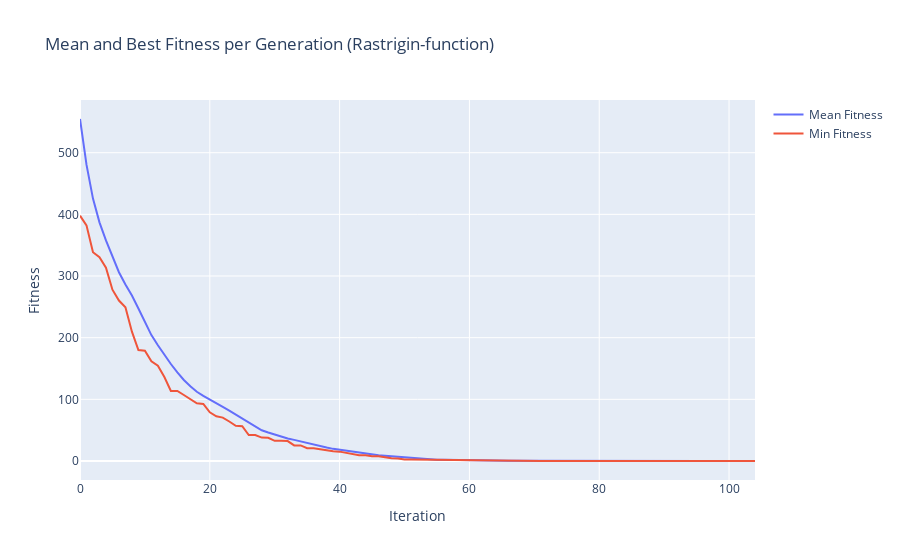

Write notebook code for a chart like this one.
### Code cell
title = f'Mean and Best Fitness per Generation ({params_1["function"]}-{params_1["cost_function_type"]})'

exp_mean_n_best_fit_per_ite(output_data_1, title)
